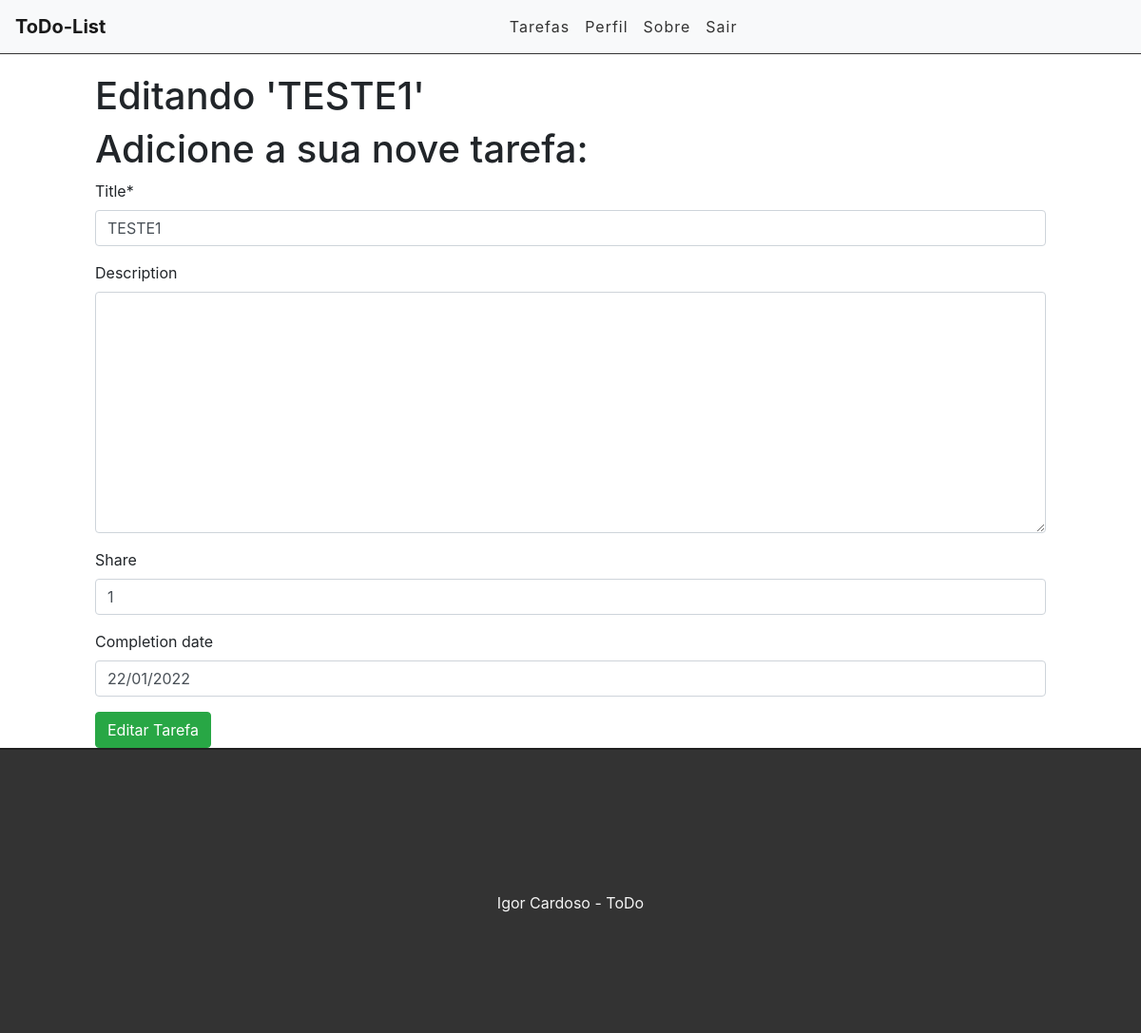
The app's page /edit/21 (signed in) with its own data.
### tasks/models.py (models this page shows, shortened)
class Task(models.Model):
	STATUS = (
		('fazendo', 'Fazendo'),
		('feito', 'Feito')
	)
	title = models.CharField(max_length=255)
	description = models.TextField(blank=True)
	done = models.CharField(
		max_length=7, # Tamanho da entrada
		choices=STATUS,
	)
	user = models.ForeignKey(get_user_model(), on_delete=models.CASCADE) # Id do usuário
	share = models.CharField(blank=True, max_length=25)
	completion_date = models.DateField(blank=True)
	created_at = models.DateTimeField(auto_now_add=True)
	update_at = models.DateTimeField(auto_now=True)

### tasks/views.py (the view)
# urls.py: path('edit/<int:id>', views.editTasks, name='edit-task'),
@login_required
def editTasks(request, id):
	task = get_object_or_404(Task, pk=id)
	form = TaskForm(instance=task) # Para puxar o formulário. No instance=task deixar o form prepopulado
	if request.method == 'POST':
		form = TaskForm(request.POST, instance=task) # instance=task para saber qual form está sendo alterado
		if form.is_valid(): # Se o formulário for válido
			task.save()
			messages.info(request, 'Tarefa editada com sucesso!')	# Mensagem enviada para o front-end
			return redirect('/')
		else:
			return render(request, 'tasks/edittask.html', {'form':form, 'task':task})	# Volta para mesma página, em caso de erro
	else:
		return render(request, 'tasks/edittask.html', {'form':form, 'task':task})

### tasks/forms.py
class TaskForm(forms.ModelForm):
	class Meta:
		model = Task
		fields = ('title', 'description', 'share', 'completion_date')

### tasks/templates/tasks/edittask.html (shortened to what this page needs)
{% extends 'base.html' %}
{% load crispy_forms_tags %}
{% block content %}
<div class="offset-1 col-10 list-div">
	<h1>Editando '{{task.title}}'</h1>
	<h1>Adicione a sua nove tarefa:</h1>
	<form method="POST">
		{{ form|crispy }}
		<input type="submit" class="btn btn-success" value="Editar Tarefa">
	</form>
</div>
{% endblock %}

### tasks/static/css/styles.css (style rules this page uses)
.list-div { padding: 0; }

### records on screen
Task: title "TESTE1", share "1", completion_date "22/01/2022"
